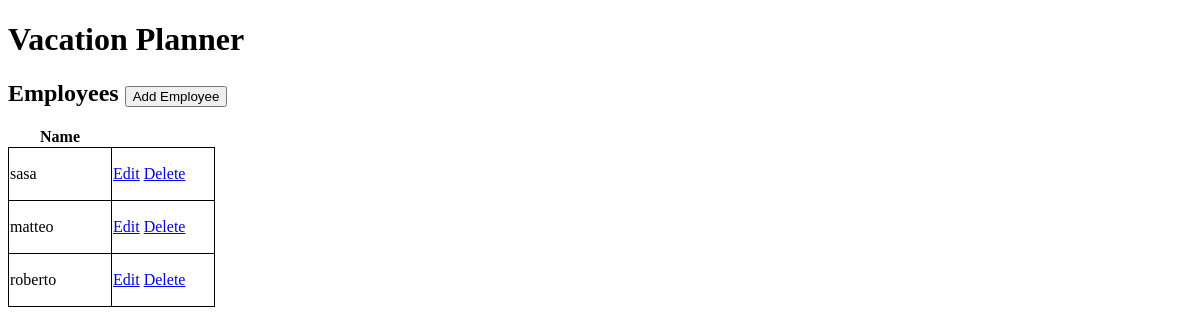
Page /employees on the earlier database version.
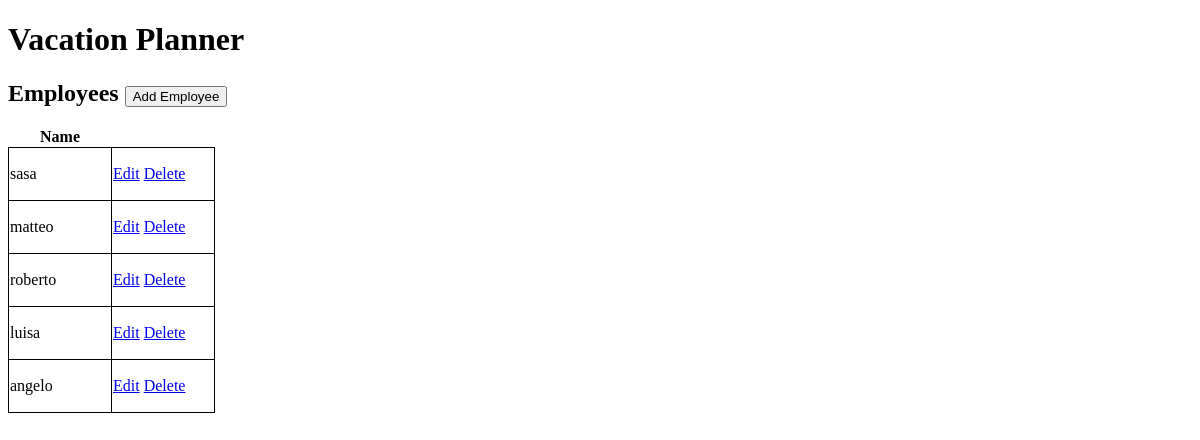
Same page on the later database version.
### app/models/employees.py (models this page shows, shortened)
class Employee(db.Model):
    __tablename__ = "employee"
    id = db.Column(db.Integer, primary_key=True)
    name = db.Column(db.String(50), nullable=False, autoincrement=True)
    teams = db.relationship('Team', secondary=teams_employees, backref=db.backref('teams', lazy='dynamic'))

### app/controllers/employees_controller.py (the view)
def get_employees():
    employees = employees_service.get_all_employees()
    return render_template("employees.html", employees = employees)

### app/services/employees_service.py (called while the page is built)
def get_all_employees():
    return Employee.query.all()

### app/templates/employees.html (shortened to what this page needs)
{% extends 'base.html' %}
{% block body %}
<div id="page">
    <div id="page-content">
        <h2>Employees <button type="button"  class="btn btn-success float-right" onclick="window.location.href='/create-employee'">Add Employee</button></h2>
        <table class="styled-table">
            <thead>
                <tr>
                    <th>Name</th>
                </tr>
            </thead>
            <tbody>
            {% for employee in employees %}
                <tr>
                    <td>{{employee.name}}</td>
                    <td>
                        <a href="/update-employee/{{employee.id}}" class="btn btn-warning btn-xs" data-toggle="modal" data-target="">Edit</a>
                        <a href="/delete-employee/{{employee.id}}" class="btn btn-danger btn-xs" onclick="return confirm('Are you sure you want to remove the Employee?')">Delete</a>
                    </td>
                </tr>
            {% endfor %}
        </table>
    </div>
</div>
{% endblock %}

### app/templates/base.html (shortened to what this page needs)
<!DOCTYPE html>
<html lang="en">
<head>
    <link href="{{url_for('static', filename='css/style.css')}}" rel="stylesheet">
</head>
<body>
    {% block body %} {% endblock %}
</body>
</html>

### app/templates/header.html (shortened to what this page needs)
{% extends 'base.html' %}
{% block body %}
    <div class="bg-light p-3">
        <div class="well text-center">
            <h1>Vacation Planner</h1>
        </div>
    </div>
{% endblock %}

### app/static/css/style.css (style rules this page uses)
table { border-collapse: collapse; }
td { border: 1px solid black; width: 100px; height: 50px; }

Differences in the rows shown:
added Employee: name "luisa"
added Employee: name "angelo"
